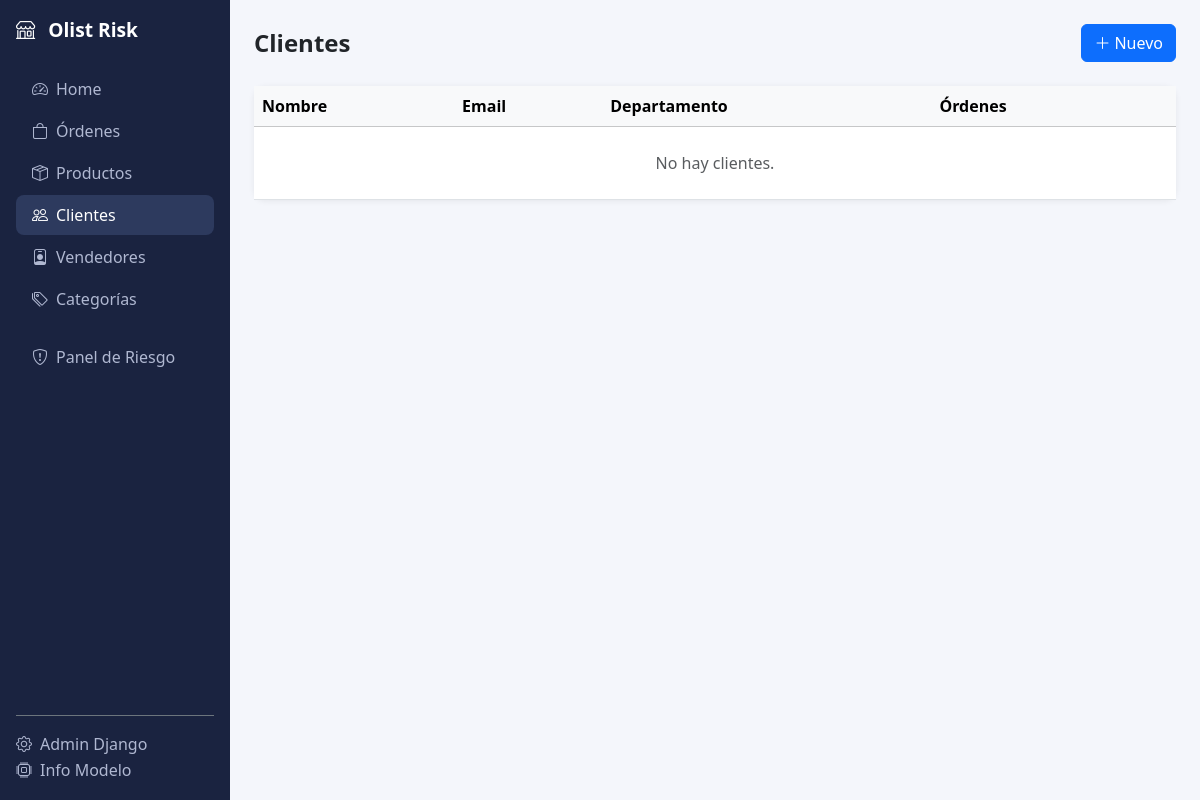
/clientes/, run on an earlier commit of the app's database.
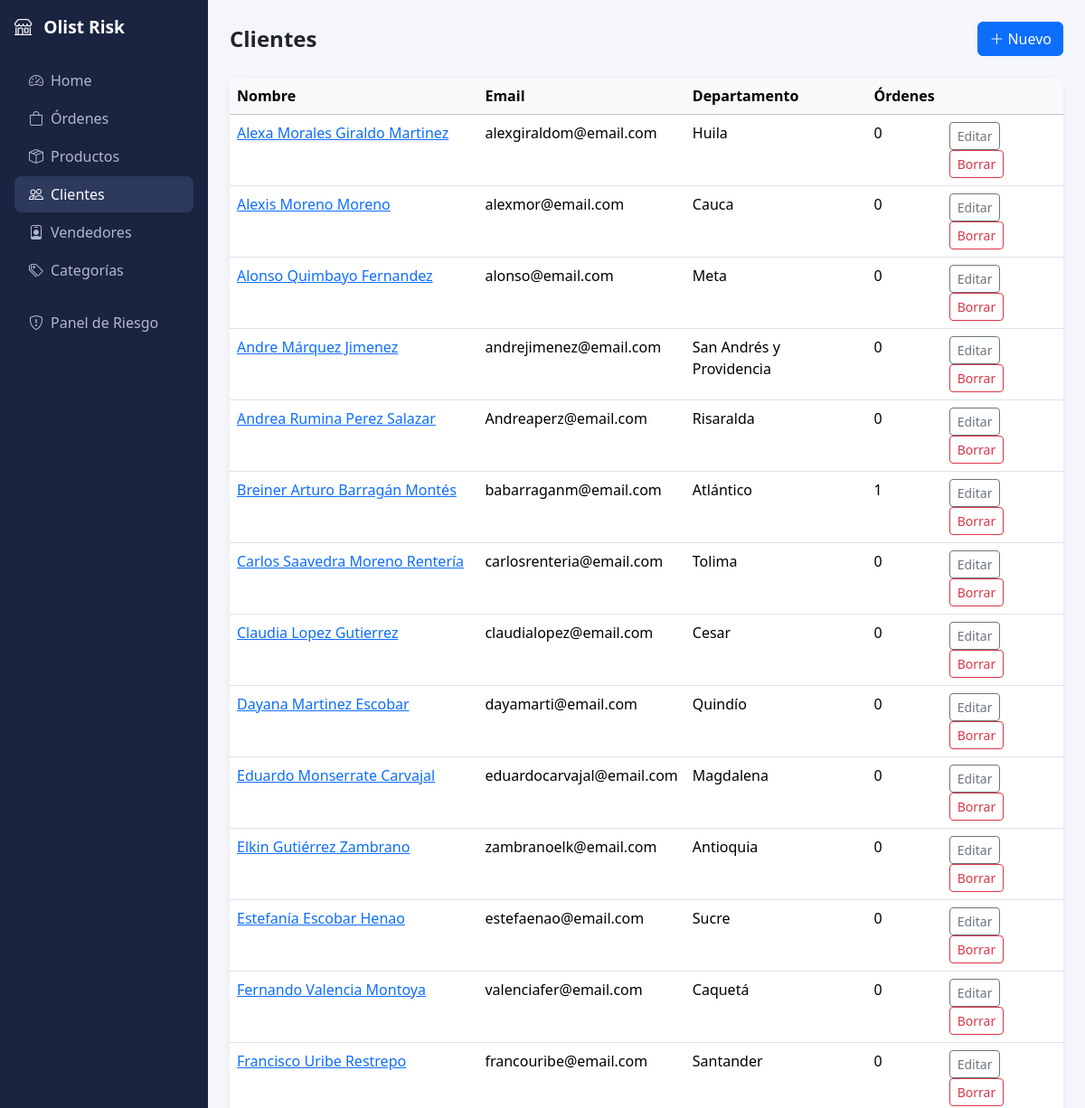
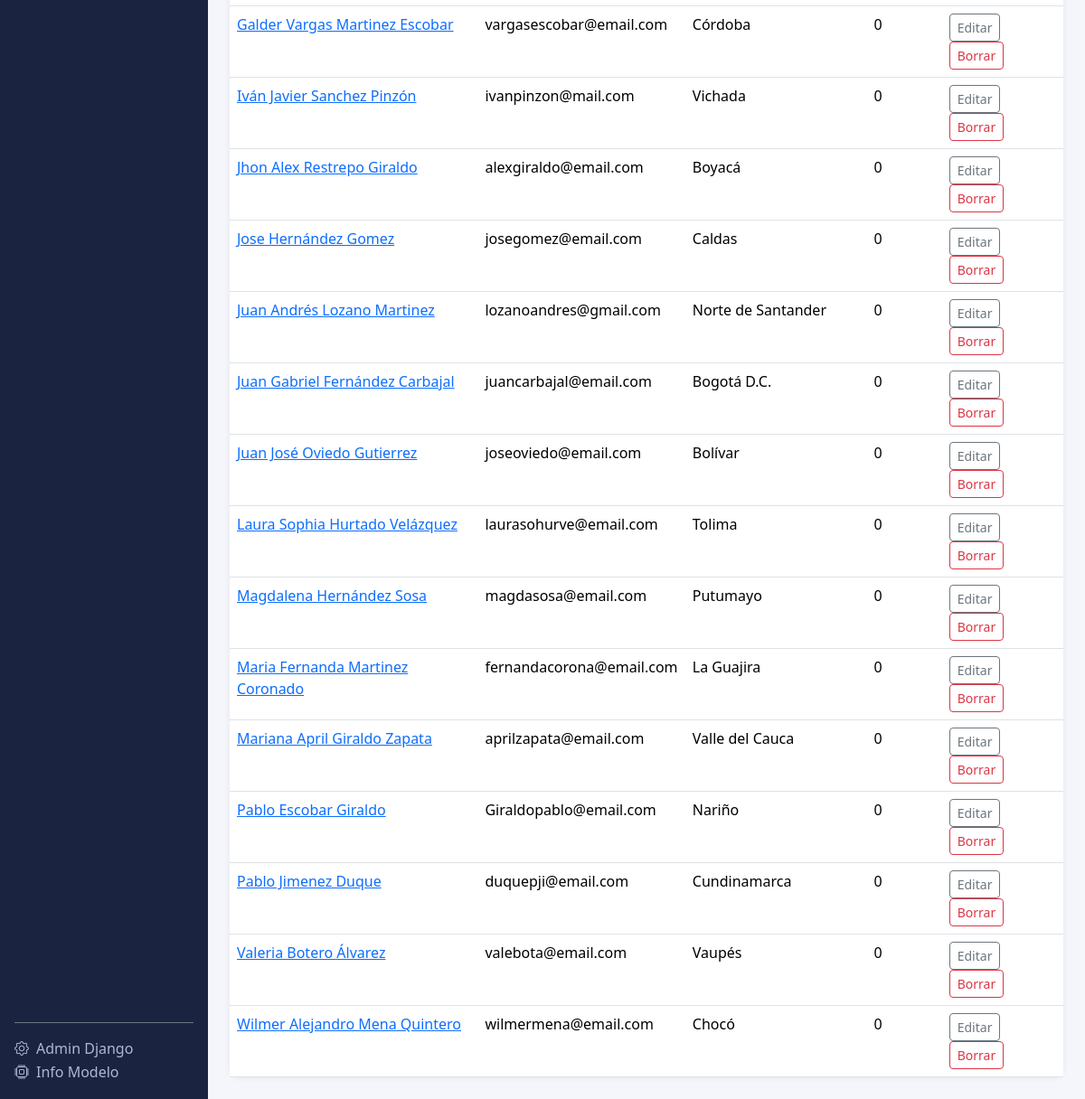
And on a later commit of the database (2 pictures, top to bottom).
### marketplace/models.py (models this page shows, shortened)
class Customer(models.Model):
    name             = models.CharField(max_length=200, verbose_name="Nombre")
    email            = models.EmailField(unique=True)
    customer_state   = models.CharField(max_length=3, choices=ESTADOS_CO, blank=True, verbose_name="Departamento")
    phone            = models.CharField(max_length=20, blank=True)
    created_at       = models.DateTimeField(auto_now_add=True)
    class Meta:
        verbose_name        = "Cliente"
        verbose_name_plural = "Clientes"

### marketplace/views.py (the view)
# urls.py: path("clientes/",                     views.customer_list,       name="customer_list"),
def customer_list(request):
    customers = Customer.objects.annotate(total_orders=Count("orders")).order_by("name")
    return render(request, "marketplace/customer_list.html", {"customers": customers})

### marketplace/templates/marketplace/customer_list.html (shortened to what this page needs)
{% extends "marketplace/base.html" %}
{% block content %}
<div class="d-flex justify-content-between align-items-center mb-4">
  <h4 class="fw-bold mb-0">Clientes</h4>
  <a href="{% url 'marketplace:customer_create' %}" class="btn btn-primary"><i class="bi bi-plus-lg me-1"></i>Nuevo</a>
</div>
<div class="card">
  <table class="table table-hover mb-0">
    <thead class="table-light"><tr><th>Nombre</th><th>Email</th><th>Departamento</th><th>Órdenes</th><th></th></tr></thead>
    <tbody>
      {% for c in customers %}
      <tr>
        <td><a href="{% url 'marketplace:customer_detail' c.pk %}">{{ c.name }}</a></td>
        <td>{{ c.email }}</td>
        <td>{{ c.get_customer_state_display }}</td>
        <td>{{ c.total_orders }}</td>
        <td>
          <a href="{% url 'marketplace:customer_edit' c.pk %}" class="btn btn-sm btn-outline-secondary">Editar</a>
          <a href="{% url 'marketplace:customer_delete' c.pk %}" class="btn btn-sm btn-outline-danger">Borrar</a>
        </td>
      </tr>
      {% empty %}
      <tr><td colspan="5" class="text-center text-muted py-4">No hay clientes.</td></tr>
      {% endfor %}
    </tbody>
  </table>
</div>
{% endblock %}

What changed in the data, as far as the page shows it:
added Customer: name "Alexa Morales Giraldo Martinez", email "alexgiraldom@email.com", customer_state "Huila", total_orders "0"
added Customer: name "Alexis Moreno Moreno", email "alexmor@email.com", customer_state "Cauca", total_orders "0"
added Customer: name "Alonso Quimbayo Fernandez", email "alonso@email.com", customer_state "Meta", total_orders "0"
added Customer: name "Andre Márquez Jimenez", email "andrejimenez@email.com", customer_state "San Andrés y Providencia", total_orders "0"
added Customer: name "Andrea Rumina Perez Salazar", email "Andreaperz@email.com", customer_state "Risaralda", total_orders "0"
added Customer: name "Breiner Arturo Barragán Montés", email "babarraganm@email.com", customer_state "Atlántico", total_orders "1"
added Customer: name "Carlos Saavedra Moreno Rentería", email "carlosrenteria@email.com", customer_state "Tolima", total_orders "0"
added Customer: name "Claudia Lopez Gutierrez", email "claudialopez@email.com", customer_state "Cesar", total_orders "0"
added Customer: name "Dayana Martinez Escobar", email "dayamarti@email.com", customer_state "Quindío", total_orders "0"
added Customer: name "Eduardo Monserrate Carvajal", email "eduardocarvajal@email.com", customer_state "Magdalena", total_orders "0"
added Customer: name "Elkin Gutiérrez Zambrano", email "zambranoelk@email.com", customer_state "Antioquia", total_orders "0"
added Customer: name "Estefanía Escobar Henao", email "estefaenao@email.com", customer_state "Sucre", total_orders "0"
added Customer: name "Fernando Valencia Montoya", email "valenciafer@email.com", customer_state "Caquetá", total_orders "0"
added Customer: name "Francisco Uribe Restrepo", email "francouribe@email.com", customer_state "Santander", total_orders "0"
added Customer: name "Galder Vargas Martinez Escobar", email "vargasescobar@email.com", customer_state "Córdoba", total_orders "0"
added Customer: name "Iván Javier Sanchez Pinzón", email "ivanpinzon@mail.com", customer_state "Vichada", total_orders "0"
added Customer: name "Jhon Alex Restrepo Giraldo", email "alexgiraldo@email.com", customer_state "Boyacá", total_orders "0"
added Customer: name "Jose Hernández Gomez", email "josegomez@email.com", customer_state "Caldas", total_orders "0"
added Customer: name "Juan Andrés Lozano Martinez", email "lozanoandres@gmail.com", customer_state "Norte de Santander", total_orders "0"
added Customer: name "Juan Gabriel Fernández Carbajal", email "juancarbajal@email.com", customer_state "Bogotá D.C.", total_orders "0"
added Customer: name "Juan José Oviedo Gutierrez", email "joseoviedo@email.com", customer_state "Bolívar", total_orders "0"
added Customer: name "Laura Sophia Hurtado Velázquez", email "laurasohurve@email.com", customer_state "Tolima", total_orders "0"
added Customer: name "Magdalena Hernández Sosa", email "magdasosa@email.com", customer_state "Putumayo", total_orders "0"
added Customer: name "Maria Fernanda Martinez Coronado", email "fernandacorona@email.com", customer_state "La Guajira", total_orders "0"
added Customer: name "Mariana April Giraldo Zapata", email "aprilzapata@email.com", customer_state "Valle del Cauca", total_orders "0"
added Customer: name "Pablo Escobar Giraldo", email "Giraldopablo@email.com", customer_state "Nariño", total_orders "0"
added Customer: name "Pablo Jimenez Duque", email "duquepji@email.com", customer_state "Cundinamarca", total_orders "0"
added Customer: name "Valeria Botero Álvarez", email "valebota@email.com", customer_state "Vaupés", total_orders "0"
added Customer: name "Wilmer Alejandro Mena Quintero", email "wilmermena@email.com", customer_state "Chocó", total_orders "0"
Also different on the page:
text no longer shown: "No hay clientes."
